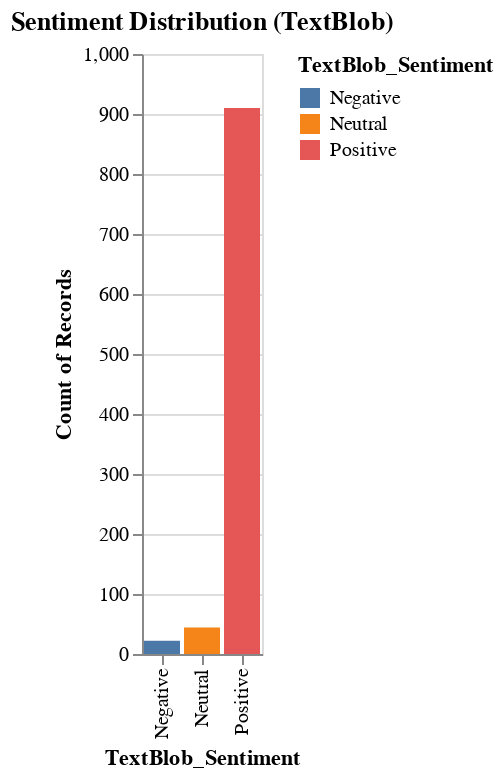

The cell this chart's notebook holds for it:
### Code cell
# Visualize the sentiment distribution using TextBlob
alt.Chart(df1).mark_bar().encode(
    x='TextBlob_Sentiment:N',
    y='count()',
    color='TextBlob_Sentiment:N'
).properties(
    title="Sentiment Distribution (TextBlob)"
)

### Figure 1 — Vega-Lite specification as saved in the notebook (floating-point values rounded to 4 significant figures; data arrays with more than 128 entries replaced by an {"elided": "..."} marker saying what was removed)
{"config": {"view": {"continuousWidth": 300, "continuousHeight": 300}}, "data": {"name": "data-747dd8f5edaeecf0d775dbc72af4f333"}, "mark": {"type": "bar"}, "encoding": {"color": {"field": "TextBlob_Sentiment", "type": "nominal"}, "x": {"field": "TextBlob_Sentiment", "type": "nominal"}, "y": {"aggregate": "count", "type": "quantitative"}}, "title": "Sentiment Distribution (TextBlob)", "$schema": "https://vega.github.io/schema/vega-lite/v5.20.1.json", "datasets": {"data-747dd8f5edaeecf0d775dbc72af4f333": {"elided": "976 records"}}}
